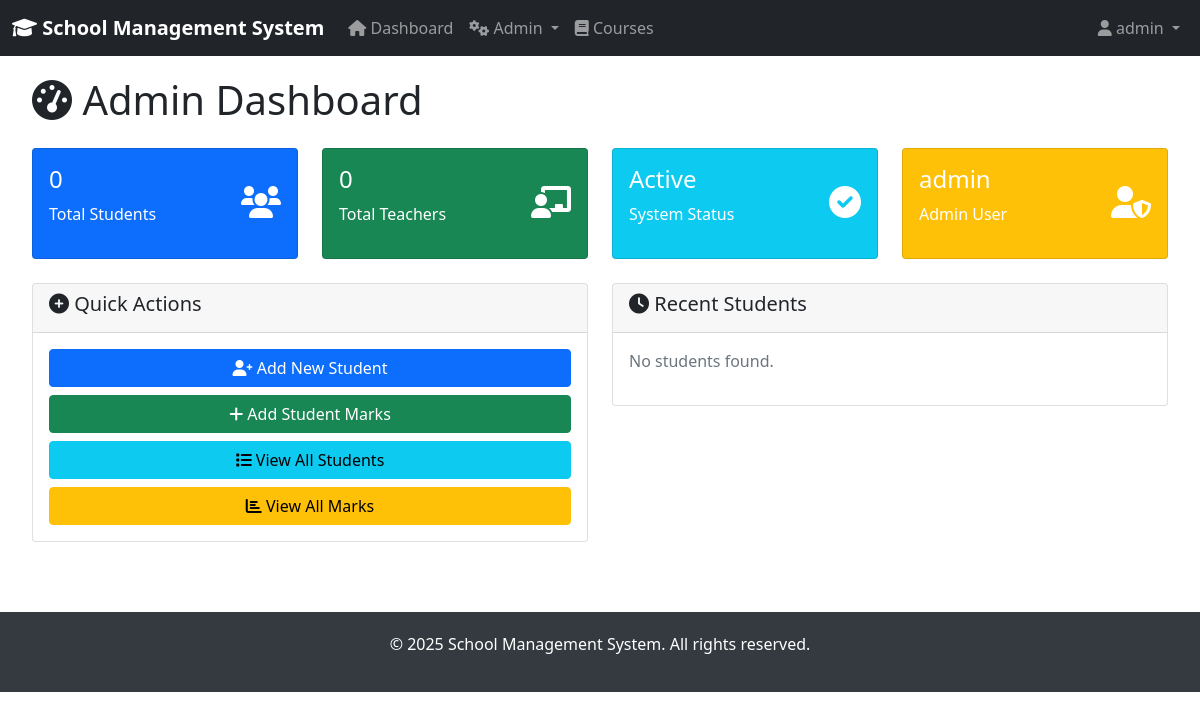
The app's page /accounts/admin-dashboard/ (signed in), older data.
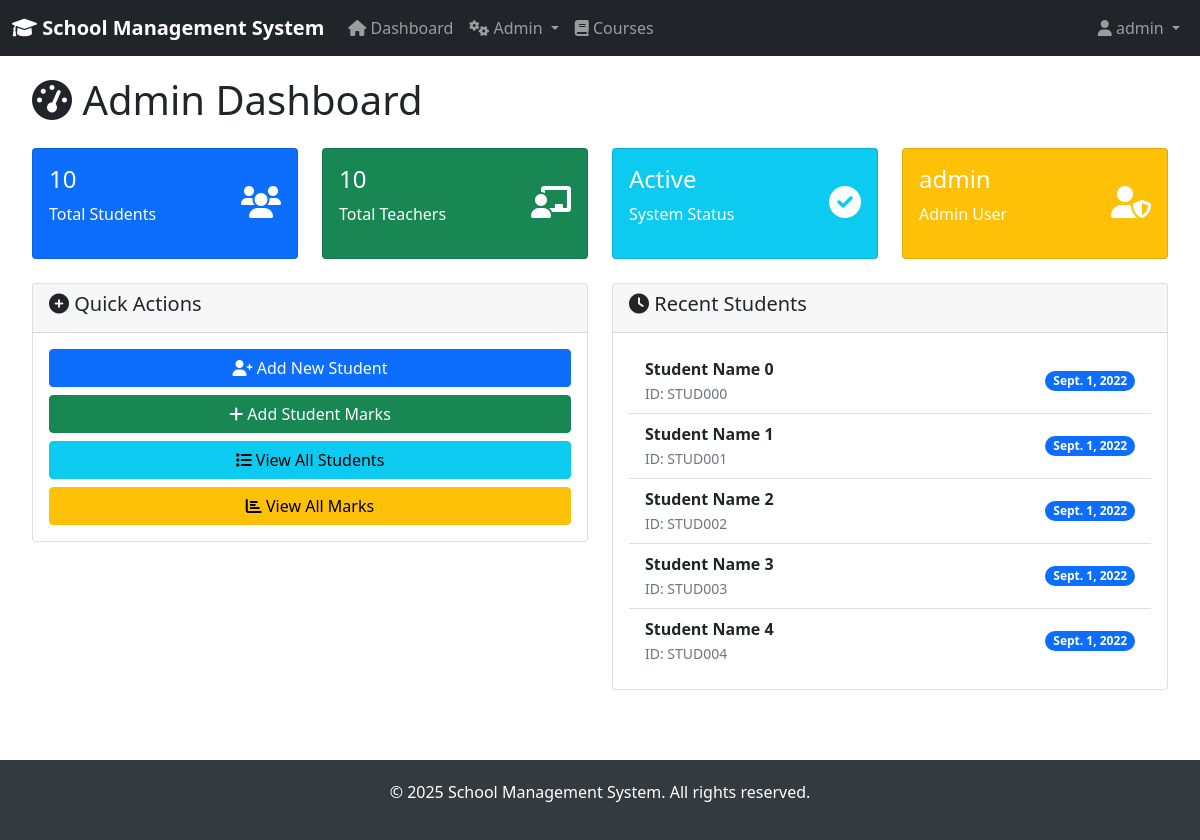
The same page, newer data.
### students/models.py (models this page shows, shortened)
class Student(models.Model):
    id = models.AutoField(primary_key=True)
    user = models.OneToOneField(User, on_delete=models.CASCADE)
    student_id = models.CharField(max_length=20, unique=True)
    full_name = models.CharField(max_length=100)
    date_of_birth = models.DateField()
    date_joined = models.DateField()
    emergency_phone = models.CharField(max_length=20)
    class Meta:
        ordering = ['student_id']

### accounts/views.py (the view)
# urls.py: path('admin-dashboard/', views.admin_dashboard, name='admin_dashboard'),
@login_required
def admin_dashboard(request):
    if not (request.user.is_superuser or
            (hasattr(request.user, 'userprofile') and request.user.userprofile.user_type == 'admin')):
        messages.error(request, 'Access denied. Admin privileges required.')
        return redirect('dashboard')
    total_students = Student.objects.count()
    total_teachers = Teacher.objects.count()
    recent_students = Student.objects.order_by('-date_joined')[:5]
    context = {
        'total_students': total_students,
        'total_teachers': total_teachers,
        'recent_students': recent_students,
    }
    return render(request, 'accounts/admin_dashboard.html', context)

### accounts/templatetags/auth_tags.py (called while the page is built)
@register.filter
def is_admin(user):
    if user.is_superuser:
        return True
    try:
        return user.userprofile.user_type == 'admin'
    except (AttributeError, UserProfile.DoesNotExist):
        return False

@register.filter
def is_student(user):
    try:
        return user.userprofile.user_type == 'student'
    except (AttributeError, UserProfile.DoesNotExist):
        return False

### templates/accounts/admin_dashboard.html (shortened to what this page needs)
{% extends 'base.html' %}
{% block content %}
<div class="row">
    <div class="col-12">
        <h1 class="mb-4"><i class="fas fa-tachometer-alt"></i> Admin Dashboard</h1>
    </div>
</div>
<div class="row mb-4">
    <div class="col-md-3">
        <div class="card dashboard-card bg-primary text-white">
            <div class="card-body">
                <div class="d-flex justify-content-between">
                    <div>
                        <h4>{{ total_students }}</h4>
                        <p>Total Students</p>
                    </div>
                    <div class="align-self-center">
                        <i class="fas fa-users fa-2x"></i>
                    </div>
                </div>
            </div>
        </div>
    </div>
    <div class="col-md-3">
        <div class="card dashboard-card bg-success text-white">
            <div class="card-body">
                <div class="d-flex justify-content-between">
                    <div>
                        <h4>{{ total_teachers }}</h4>
                        <p>Total Teachers</p>
                    </div>
                    <div class="align-self-center">
                        <i class="fas fa-chalkboard-teacher fa-2x"></i>
                    </div>
                </div>
            </div>
        </div>
    </div>
    <div class="col-md-3">
        <div class="card dashboard-card bg-info text-white">
            <div class="card-body">
                <div class="d-flex justify-content-between">
                    <div>
                        <h4>Active</h4>
                        <p>System Status</p>
                    </div>
                    <div class="align-self-center">
                        <i class="fas fa-check-circle fa-2x"></i>
                    </div>
                </div>
            </div>
        </div>
    </div>
    <div class="col-md-3">
        <div class="card dashboard-card bg-warning text-white">
            <div class="card-body">
                <div class="d-flex justify-content-between">
                    <div>
                        <h4>{{ user.username }}</h4>
                        <p>Admin User</p>
                    </div>
                    <div class="align-self-center">
                        <i class="fas fa-user-shield fa-2x"></i>
                    </div>
                </div>
            </div>
        </div>
    </div>
</div>
<div class="row">
    <div class="col-md-6">
        <div class="card">
            <div class="card-header">
                <h5><i class="fas fa-plus-circle"></i> Quick Actions</h5>
            </div>
            <div class="card-body">
                <div class="d-grid gap-2">
                    <a href="{% url 'add_student' %}" class="btn btn-primary">
                        <i class="fas fa-user-plus"></i> Add New Student
                    </a>
                    <a href="{% url 'add_marks' %}" class="btn btn-success">
                        <i class="fas fa-plus"></i> Add Student Marks
                    </a>
                    <a href="{% url 'student_list' %}" class="btn btn-info">
                        <i class="fas fa-list"></i> View All Students
                    </a>
                    <a href="{% url 'marks_list' %}" class="btn btn-warning">
                        <i class="fas fa-chart-bar"></i> View All Marks
                    </a>
                </div>
            </div>
        </div>
    </div>
    <div class="col-md-6">
        <div class="card">
            <div class="card-header">
                <h5><i class="fas fa-clock"></i> Recent Students</h5>
            </div>
            <div class="card-body">
                {% if recent_students %}
                    <ul class="list-group list-group-flush">
                        {% for student in recent_students %}
                            <li class="list-group-item d-flex justify-content-between align-items-center">
                                <div>
                                    <strong>{{ student.full_name }}</strong><br>
                                    <small class="text-muted">ID: {{ student.student_id }}</small>
                                </div>
                                <span class="badge bg-primary rounded-pill">{{ student.date_joined }}</span>
                            </li>
                        {% endfor %}
                    </ul>
                {% else %}
                    <p class="text-muted">No students found.</p>
                {% endif %}
            </div>
        </div>
    </div>
</div>
{% endblock %}

### templates/base.html (shortened to what this page needs)
{% load auth_tags %}
<!DOCTYPE html>
<html lang="en">
<head>
    <link href="https://cdn.jsdelivr.net/npm/bootstrap@5.1.3/dist/css/bootstrap.min.css" rel="stylesheet">
    <link href="https://cdnjs.cloudflare.com/ajax/libs/font-awesome/6.0.0/css/all.min.css" rel="stylesheet">
</head>
<body>
    <nav class="navbar navbar-expand-lg navbar-dark bg-dark">
        <div class="container-fluid">
            <a class="navbar-brand" href="{% url 'dashboard' %}">
                <i class="fas fa-graduation-cap"></i> School Management System
            </a>
            <div class="collapse navbar-collapse" id="navbarNav">
                <ul class="navbar-nav me-auto">
                    {% if user.is_authenticated %}
                        <li class="nav-item">
                            <a class="nav-link" href="{% url 'dashboard' %}">
                                <i class="fas fa-home"></i> Dashboard
                            </a>
                        </li>
                        {% if user|is_admin %}
                            <li class="nav-item dropdown">
                                <a class="nav-link dropdown-toggle" href="#" id="adminDropdown" role="button" data-bs-toggle="dropdown">
                                    <i class="fas fa-cogs"></i> Admin
                                </a>
                            </li>
                        {% endif %}
                        <li class="nav-item">
                            <a class="nav-link" href="{% url 'course_list' %}">
                                <i class="fas fa-book"></i> Courses
                            </a>
                        </li>
                    {% endif %}
                </ul>
                <ul class="navbar-nav">
                    {% if user.is_authenticated %}
                        <li class="nav-item dropdown">
                            <a class="nav-link dropdown-toggle" href="#" id="userDropdown" role="button" data-bs-toggle="dropdown">
                                <i class="fas fa-user"></i> {{ user.username }}
                            </a>
                        </li>
                    {% else %}
                        <li class="nav-item">
                            <a class="nav-link" href="{% url 'login' %}">
                                <i class="fas fa-sign-in-alt"></i> Login
                            </a>
                        </li>
                    {% endif %}
                </ul>
            </div>
        </div>
    </nav>
    <div class="container-fluid">
        <div class="row">
            <main class="col-12">
                <div class="content">
                    {% block content %}
                    {% endblock %}
                </div>
            </main>
        </div>
    </div>
    <footer class="footer">
        <div class="container">
            <p>&copy; 2025 School Management System. All rights reserved.</p>
        </div>
    </footer>
</body>
</html>

### templates/base.html (style rules this page uses)
.navbar-brand { font-weight: bold; }
.content { padding: 20px; }
.dashboard-card { transition: transform 0.2s; }
.footer { background-color: #343a40; color: white; text-align: center; padding: 20px 0; margin-top: 50px; }

Row changes from the older to the newer data that the page shows:
added Student: full_name "Student Name 0", student_id "STUD000", date_joined "Sept. 1, 2022"
added Student: full_name "Student Name 1", student_id "STUD001", date_joined "Sept. 1, 2022"
added Student: full_name "Student Name 2", student_id "STUD002", date_joined "Sept. 1, 2022"
added Student: full_name "Student Name 3", student_id "STUD003", date_joined "Sept. 1, 2022"
added Student: full_name "Student Name 4", student_id "STUD004", date_joined "Sept. 1, 2022"
Text that changed along with them:
{{ total_students }}: "0" → "10"
{{ total_teachers }}: "0" → "10"
text no longer shown: "No students found."
